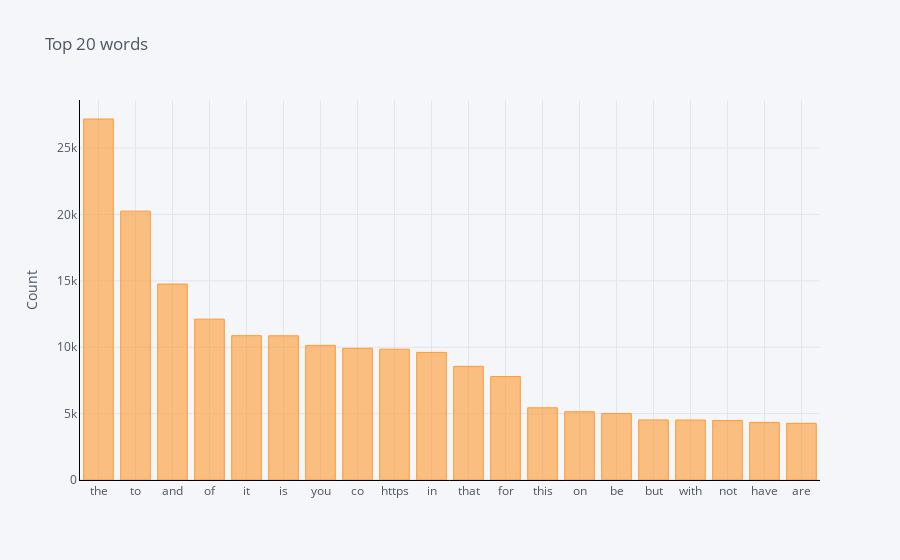

Notebook code cell kept with this figure:
### Code cell
import cufflinks as cf
cf.go_offline()
cf.set_config_file(offline=False, world_readable=True)

def get_top_n_words(corpus, n=None):
    vec = CountVectorizer().fit(corpus)
    bag_of_words = vec.transform(corpus)
    sum_words = bag_of_words.sum(axis=0) 
    words_freq = [(word, sum_words[0, idx]) for word, idx in vec.vocabulary_.items()]
    words_freq =sorted(words_freq, key = lambda x: x[1], reverse=True)
    return words_freq[:n]

common_words = get_top_n_words(df['text'].values.astype('U').tolist(), 20)
data_frame = pd.DataFrame(common_words, columns = ['ReviewText' , 'count'])
data_frame.groupby('ReviewText').sum()['count'].sort_values(ascending=False).iplot(
    kind='bar', yTitle='Count', linecolor='black', title='Top 20 words')

### Figure 1 — Plotly figure (JSON) as saved in the notebook; plotly's stock layout.template omitted (floating-point values rounded to 4 significant figures)
{"data": [{"marker": {"color": "rgba(255, 153, 51, 0.6)", "line": {"color": "rgba(255, 153, 51, 1.0)", "width": 1}}, "name": "count", "orientation": "v", "text": "", "type": "bar", "x": ["the", "to", "and", "of", "it", "is", "you", "co", "https", "in", "that", "for", "this", "on", "be", "but", "with", "not", "have", "are"], "y": [27191, 20251, 14758, 12115, 10871, 10863, 10138, 9918, 9855, 9614, 8561, 7792, 5437, 5144, 5008, 4524, 4517, 4478, 4337, 4268]}], "layout": {"legend": {"bgcolor": "#F5F6F9", "font": {"color": "#4D5663"}}, "paper_bgcolor": "#F5F6F9", "plot_bgcolor": "#F5F6F9", "title": {"font": {"color": "#4D5663"}, "text": "Top 20 words"}, "xaxis": {"gridcolor": "#E1E5ED", "linecolor": "black", "showgrid": true, "tickfont": {"color": "#4D5663"}, "title": {"font": {"color": "#4D5663"}, "text": ""}, "zerolinecolor": "#E1E5ED"}, "yaxis": {"gridcolor": "#E1E5ED", "linecolor": "black", "showgrid": true, "tickfont": {"color": "#4D5663"}, "title": {"font": {"color": "#4D5663"}, "text": "Count"}, "zerolinecolor": "#E1E5ED"}}}
